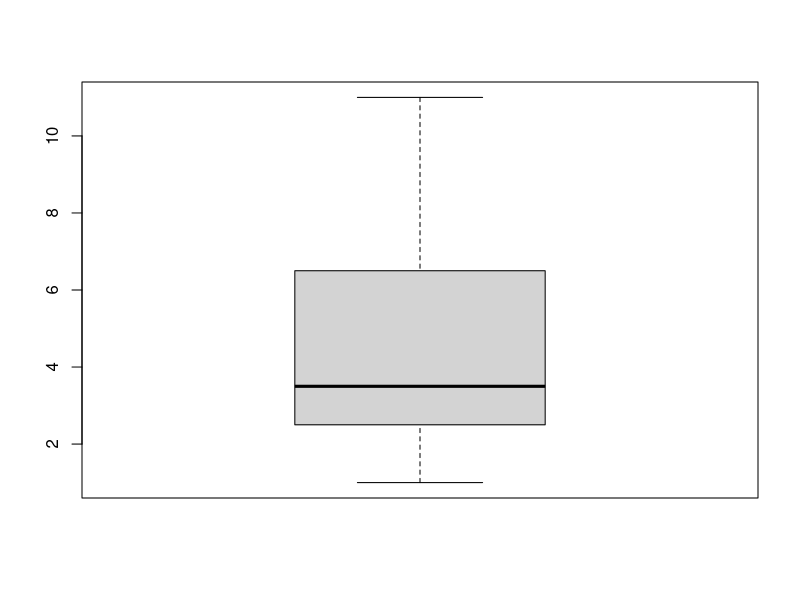
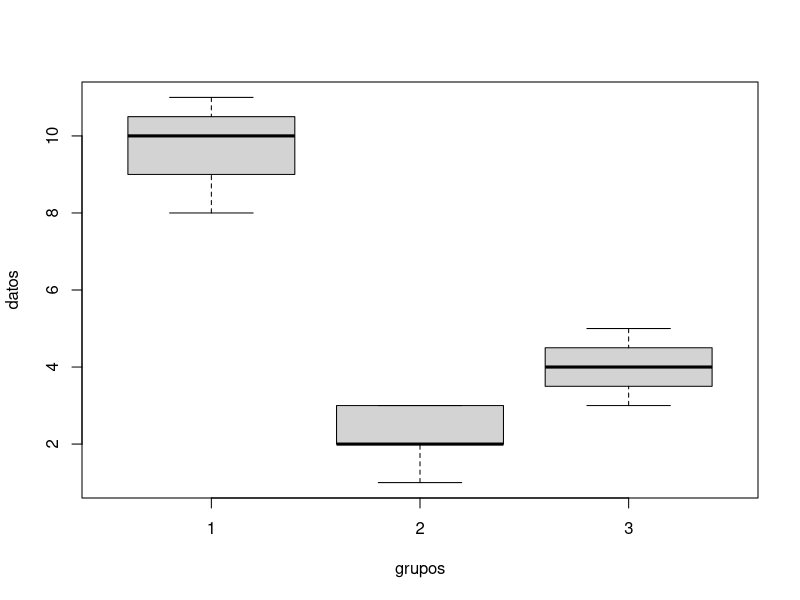
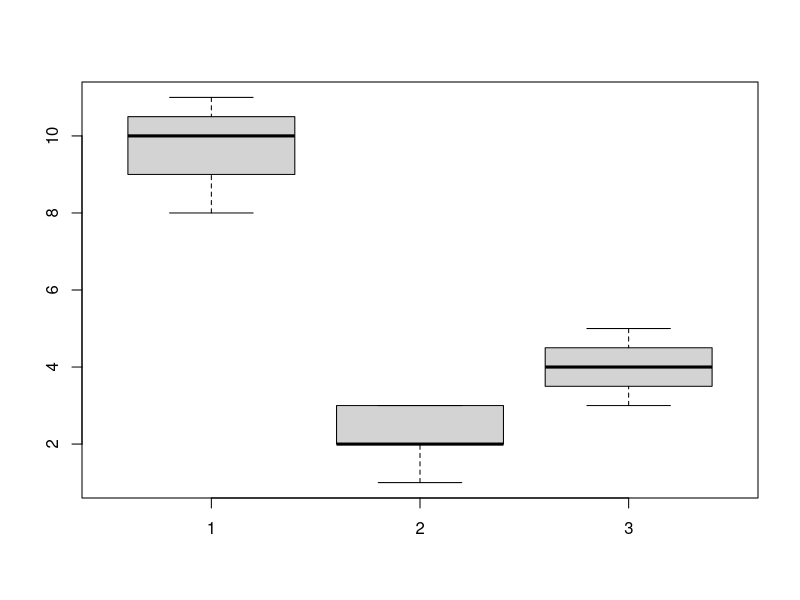
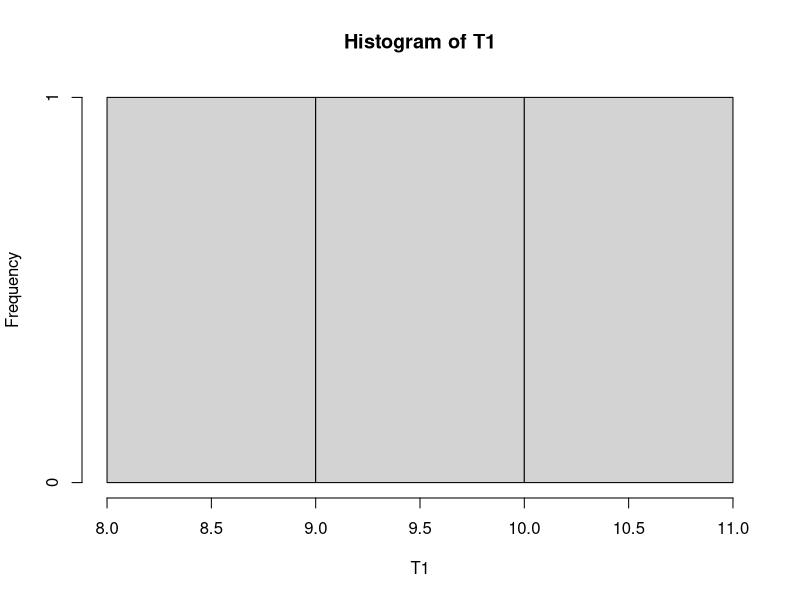
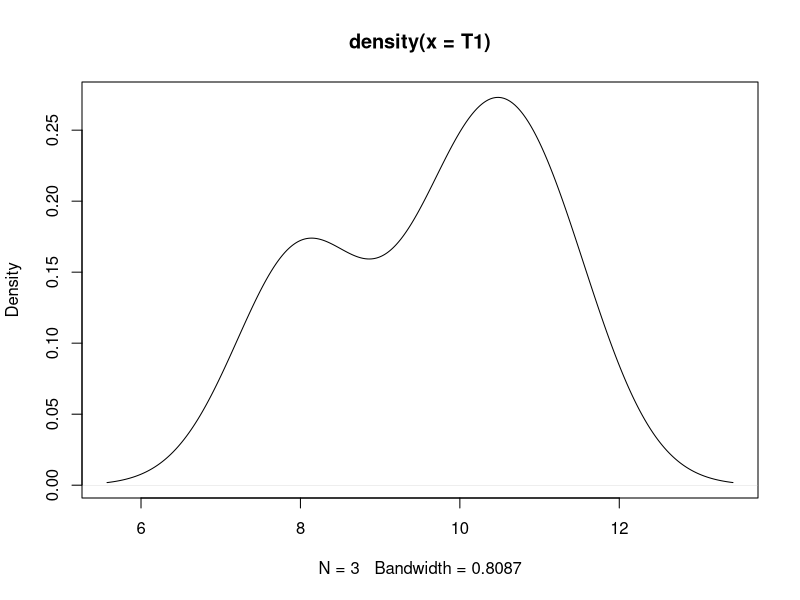
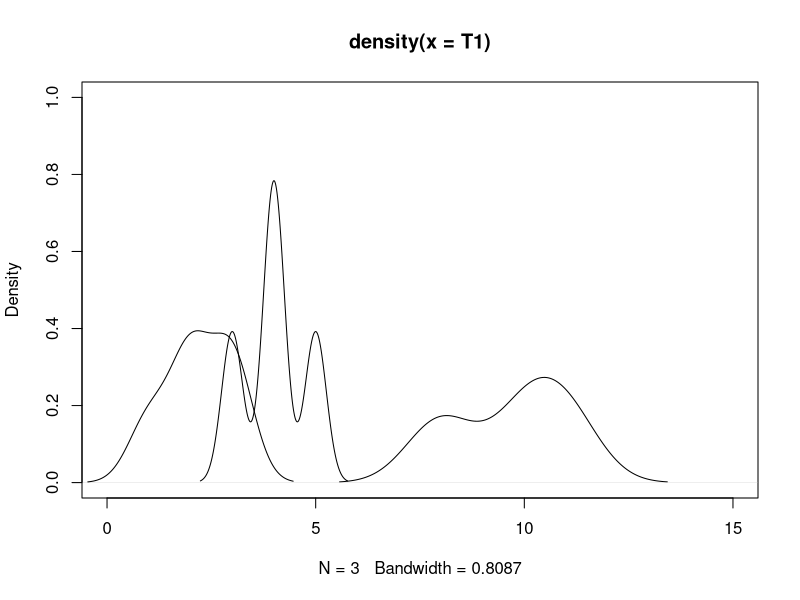
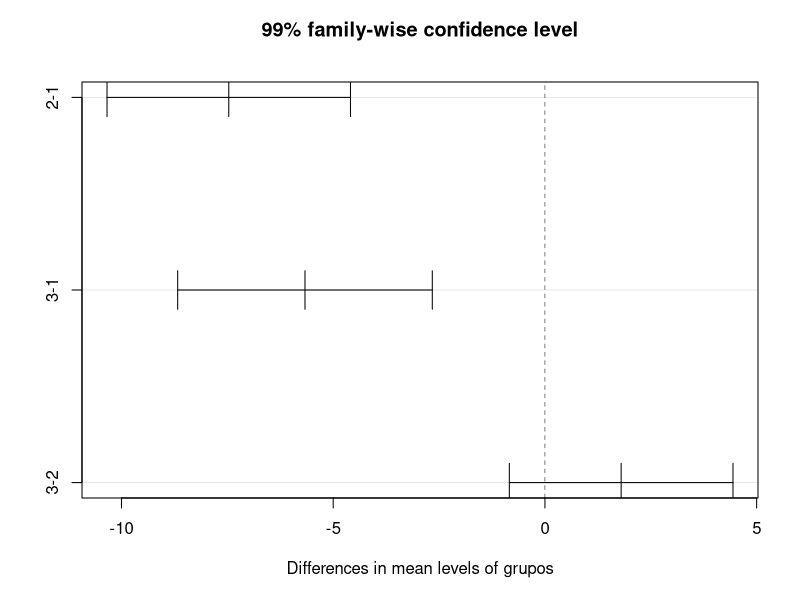
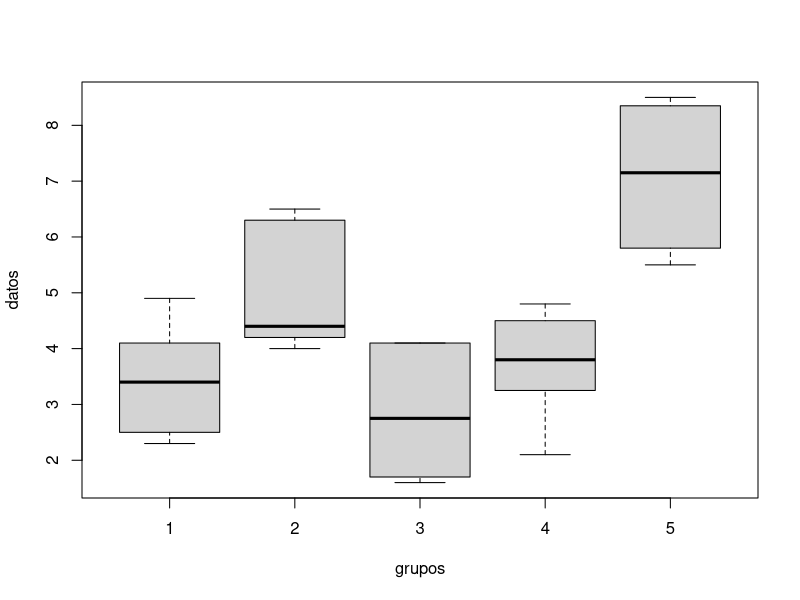

Recreate these plots in R, in order.
T1 <- c(8, 11, 10)
T2 <- c(3,2,1,3,2)
T3 <- c(3,4,5,4)

datos <- c(T1,T2,T3)
boxplot(datos)

grupos <- c(rep(1,length(T1)),
            rep(2,length(T2)),
            rep(3,length(T3)))
grupos <- as.factor(grupos)

boxplot(datos ~ grupos)
boxplot(T1,T2,T3)
hist(T1)
density(T1)
plot(density(T1))

plot(density(T1), xlim = c(0, 15), ylim = c(0, 1))
lines(density(T2))
lines(density(T3))

anova <- aov(datos ~grupos)
anova
summary(anova)
TukeyHSD(anova, conf.level = 0.99)
plot(TukeyHSD(anova, conf.level = 0.99))

####
#####
#Ejercicio 2
lab1 <- c(2.3,4.1,4.9,2.5,3.1,3.7)
lab2 <- c(6.5, 4.0, 4.2, 6.3, 4.4)
lab3 <- c(1.7, 2.7, 4.1, 1.6, 4.1, 2.8)
lab4 <- c( 2.1, 3.8, 4.8, 2.8, 4.8, 3.7, 4.2)
lab5 <- c(8.5, 5.5, 6.1, 8.2)

datos <- c(lab1,lab2,lab3,lab4,lab5)
grupos <- c(rep(1, length(lab1)),
            rep(2, length(lab2)),
            rep(3,length(lab3)),
            rep(4,length(lab4)),
            rep(5,length(lab5)))
grupos <- as.factor(grupos)
anova <- aov(datos ~grupos)
boxplot(datos~grupos)
plot(density(lab1), xlim = c(0, 15), ylim = c(0, 1), col= "purple")
lines(density(lab2), col = "green")
lines(density(lab3), col = "blue")
lines(density(lab4), col = "pink")
lines(density(lab5), col = "red")
summary(anova)

# Rechazamos H0, aceptamos H1, hay alguna media distitna

TukeyHSD(anova)
plot(TukeyHSD(anova))


2*pbinom(q = 6, size = 10,prob = 0.5,lower.tail = F)
2*pnorm(5/3, lower.tail = FALSE)
2*pnorm(83.81,lower.tail = TRUE)

datos <- c(6,12,19,23,3,11,15,20,7,8,8,9,20,21,23,35,45,50,55)
boxplot(datos)
